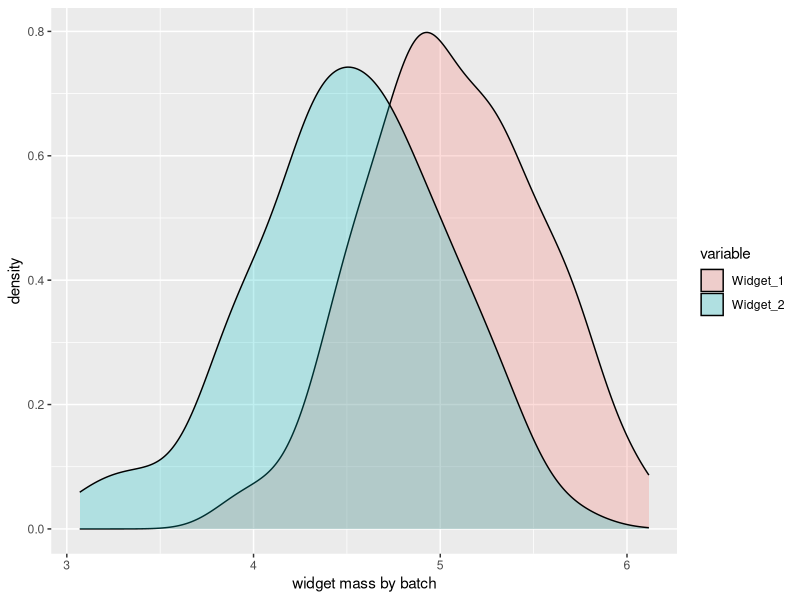
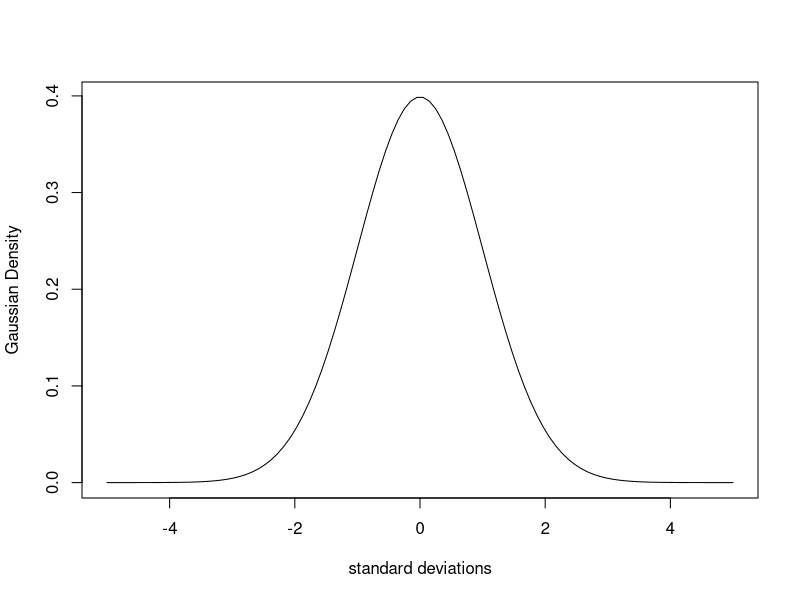
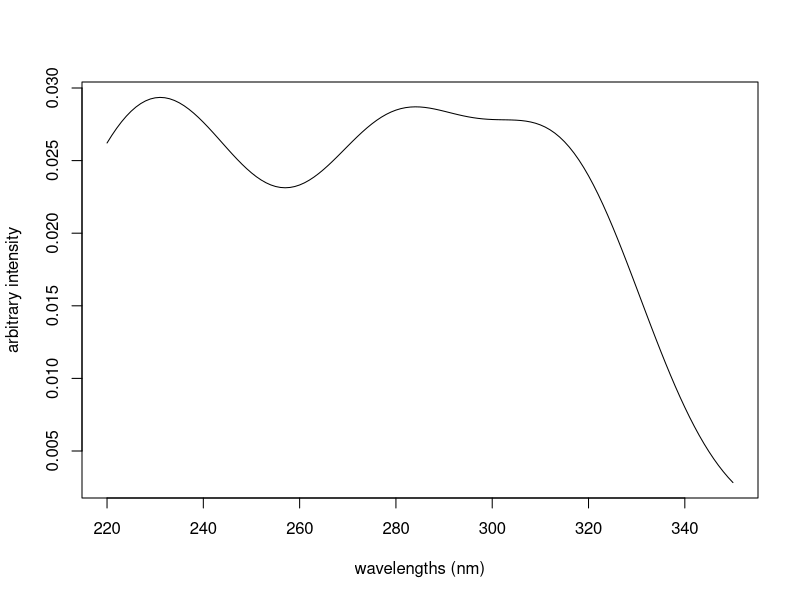
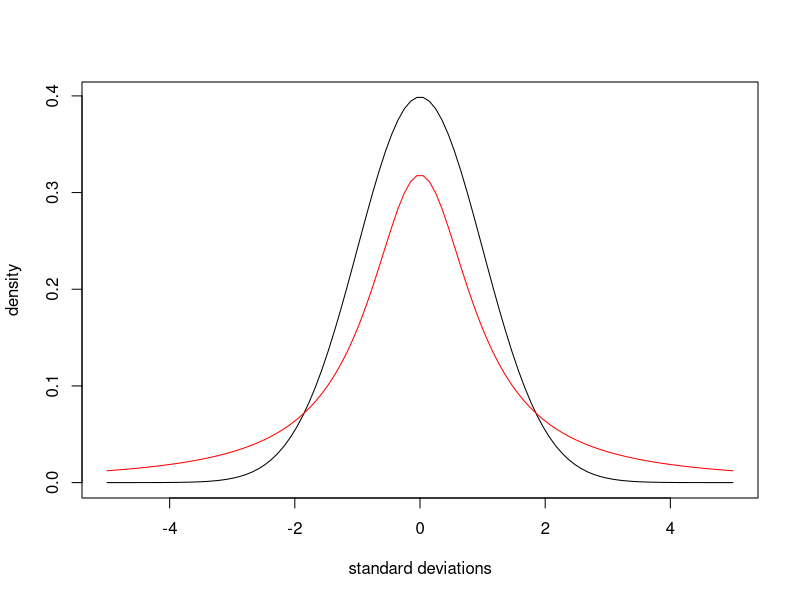
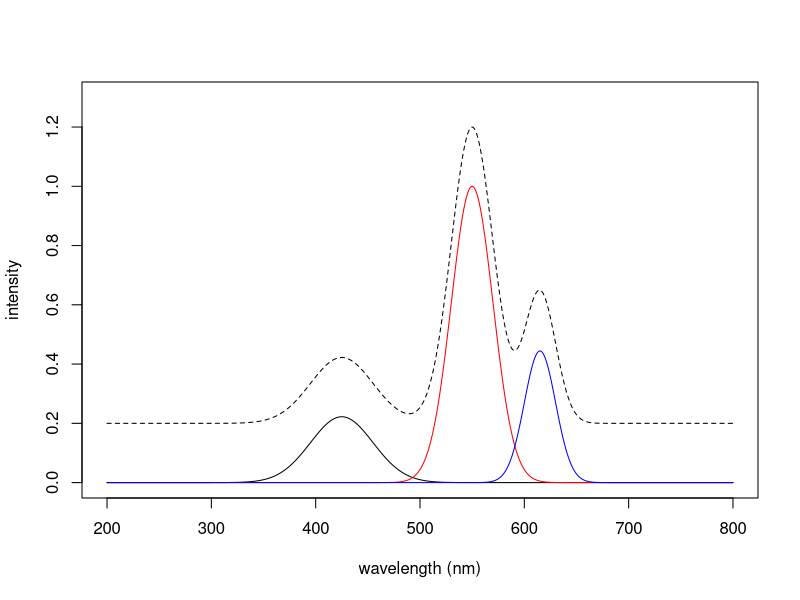
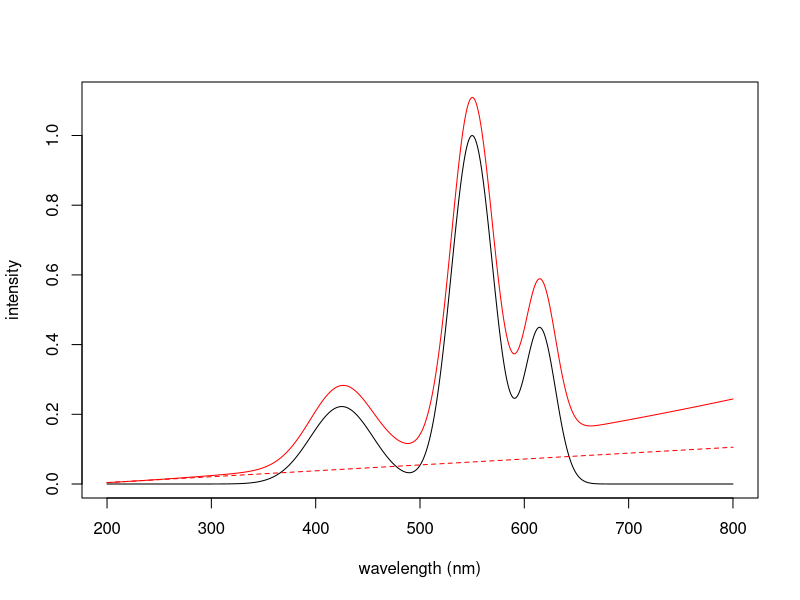
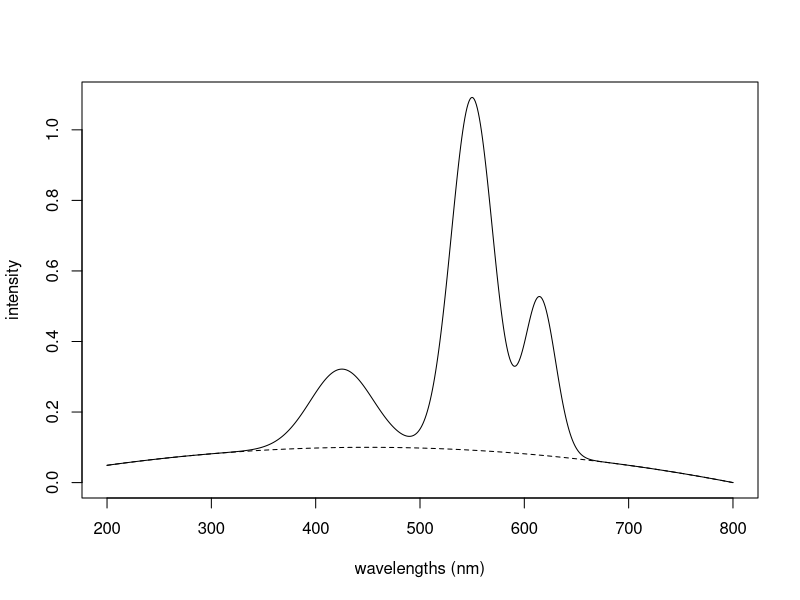

R code for these plots, in order:
## ---- chunk 1
rm(list = ls())
library("knitr")
library("ggplot2")
library("reshape2")
opts_knit$set(echo = TRUE)
## ---- chunk 2
rnorm(3)
## ---- chunk 3
widget_1_masses <- rnorm(100, 5.0, 0.5) # mean mass 5.0
widget_2_masses <- rnorm(100, 4.5, 0.5) # mean mass 4.5
## ---- chunk 4
DF <- data.frame(Widget_1 = widget_1_masses, Widget_2 = widget_2_masses)
DF2 <- melt(DF)
p <- ggplot(data = DF2, aes(x = value, fill = variable))
p <- p + geom_density(alpha = 0.25) + labs(x = "widget mass by batch")
plot(p)
## ---- chunk 5
std_deviations <- seq(-5, 5, length.out = 100)
Gaussian_1 <- dnorm(std_deviations)
plot(std_deviations, Gaussian_1, type = "l",
  xlab = "standard deviations", ylab = "Gaussian Density")
## ---- chunk 6
wavelengths <- seq(220, 350, by = 1.0)
Peak1 <- dnorm(wavelengths, 230, 22)
Peak2 <- dnorm(wavelengths, 280, 17)
Peak3 <- dnorm(wavelengths, 315, 17)
Peaks123 <- colSums(rbind(1.6 * Peak1, Peak2, Peak3))
plot(wavelengths, Peaks123, type = "l",
  xlab = "wavelengths (nm)", ylab = "arbitrary intensity")
## ---- chunk 7
Gaussian_1 <- dnorm(std_deviations)
Cauchy_1 <- dcauchy(std_deviations)
plot(std_deviations, Gaussian_1, type = "l",
  xlab = "standard deviations", ylab = "density")
lines(std_deviations, Cauchy_1, col = "red")
## ---- chunk 8
wavelengths <- 200:800
Spec1 <- dnorm(wavelengths, 425, 30)
Spec2 <- dnorm(wavelengths, 550, 20) * 3 # boost the area
Spec3 <- dnorm(wavelengths, 615, 15)
Spec123 <- rbind(Spec1, Spec2, Spec3)
dim(Spec123) # matrix with samples in rows
## ---- chunk 9
scale01 <- function(M) {
  # scales the range of the matrix to [0...1]
  mn <- min(M)
  M <- M - mn
  mx <- max(M)
  M <- M/mx
}
## ---- chunk 10
Spec123 <- scale01(Spec123)
plot(wavelengths, Spec123[1,], col = "black", type = "l",
  xlab = "wavelength (nm)", ylab = "intensity",
  ylim = c(0, 1.3))
lines(wavelengths, Spec123[2,], col = "red")
lines(wavelengths, Spec123[3,], col = "blue")
lines(wavelengths, colSums(Spec123) + 0.2, lty = 2)
## ---- chunk 11
vander <- function(x, order) outer(x, 0:order, `^`)
vdm <- vander(wavelengths, 2)
dim(vdm)
vdm[1:5, 1:3]
vdm <- scale(vdm, center = FALSE, scale = c(1, 50, 2000))
## ---- chunk 12
coefs <- matrix(runif(nrow(Spec123) * 3), ncol = 3)
coefs
## ---- chunk 13
offsets <- coefs %*% t(vdm)
dim(offsets) # same dimensions as Spec123 above
offsets <- scale01(offsets) * 0.1
## ---- chunk 14
FinalSpec1 <- offsets + Spec123
plot(wavelengths, colSums(FinalSpec1), type = "l", col = "red",
  xlab = "wavelength (nm)", ylab = "intensity")
lines(wavelengths, colSums(Spec123))
fit <- lm(colSums(FinalSpec1)[1:20] ~ wavelengths[1:20])
lines(wavelengths, fit$coef[2]*wavelengths + fit$coef[1],
  col = "red", lty = 2) # good ol' y = mx + b
## ---- chunk 15
hump <- -1*(15*(wavelengths - 450))^2 # piece of a parabola
hump <- scale01(hump)
FinalSpec2 <- hump * 0.1 + colSums(Spec123)
plot(wavelengths, FinalSpec2, type = "l",
  xlab = "wavelengths (nm)", ylab = "intensity")
lines(wavelengths, hump * 0.1, lty = 2) # trace the hump
